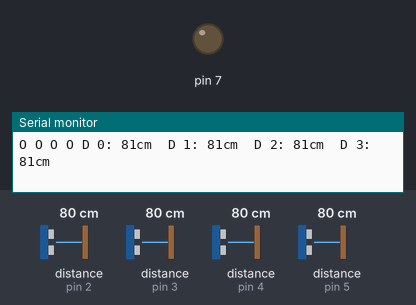
A sketch run on a simulated Arduino Uno, built with avr-gcc and run on an emulated ATmega328P. Parts: output pins drawn as LEDs (lit = HIGH), the last lines printed to the serial monitor. Dashed ring = blinking. The test bench sets the inputs (shaded band); at power-on: distance to the obstacle (sensors on pin 2, pin 3, pin 4, pin 5) 80 cm. The echo pulse lasts 58.3 µs per cm; pins used as bus, display or sensor lines are not drawn.

Above: at 1.2 s.
1.3 s: distance to the obstacle (sensor on pin 2) set to 11 cm
4.3 s: distance to the obstacle (sensor on pin 2) set to 8 cm
At 4.79 s:
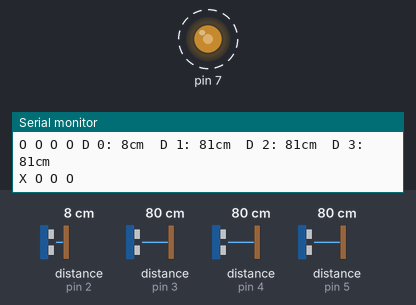
7.3 s: distance to the obstacle (sensor on pin 3) set to 11 cm
10.3 s: distance to the obstacle (sensor on pin 3) set to 8 cm
13.3 s: distance to the obstacle (sensor on pin 4) set to 11 cm
16.3 s: distance to the obstacle (sensor on pin 4) set to 8 cm
Timing chart, 0 to 20.3 s (numbered marks = the images above; inputs shaded):
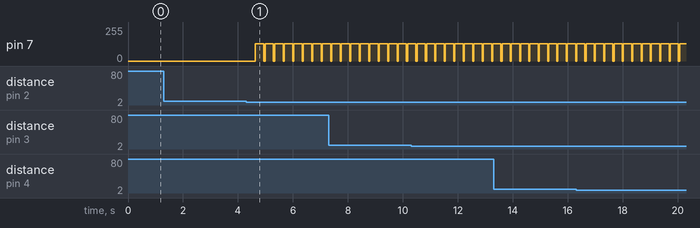

The sketch:

Smart_Walker_Final.ino
```cpp
#include <NewPing.h>

#define trig0 2
#define echo0 2

#define trig1 5
#define echo1 5

#define trig2 4
#define echo2 4

#define trig3 3
#define echo3 3


#define maxD 400

  NewPing sensor0(trig0, echo0, maxD);
  NewPing sensor1(trig1, echo1, maxD);
  NewPing sensor2(trig2, echo2, maxD);
  NewPing sensor3(trig3, echo3, maxD);

float distance0, distance1, distance2, distance3;

void myTone(byte pin, uint16_t frequency, uint16_t duration)
{ // input parameters: Arduino pin number, frequency in Hz, duration in milliseconds
  unsigned long startTime=millis();
  unsigned long halfPeriod= 1000000L/frequency/2;
  pinMode(pin,OUTPUT);
  while (millis()-startTime< duration)
  {
    digitalWrite(pin,HIGH);
    delayMicroseconds(halfPeriod);
    digitalWrite(pin,LOW);
    delayMicroseconds(halfPeriod);
  }
  pinMode(pin,INPUT);
}


void setup() {
  pinMode(2, OUTPUT);
  pinMode(3, OUTPUT);
  pinMode(4, OUTPUT);
  pinMode(5, OUTPUT);
  Serial.begin(115200);
}

void loop() {
  distance0 = sensor0.ping_cm();
  delay(20);

  distance1 = sensor1.ping_cm();
  delay(20);

  distance2 = sensor2.ping_cm();
  delay(20);

  distance3 = sensor3.ping_cm();
  delay(20);

  Serial.print("D 0: " + String(int(distance0)) + "cm  ");
  Serial.print("D 1: " + String(int(distance1)) + "cm  ");
  Serial.print("D 2: " + String(int(distance2)) + "cm  ");
  Serial.print("D 3: " + String(int(distance3)) + "cm  ");
  Serial.println();

  if(distance0 < 10){
    digitalWrite(2, HIGH);
    Serial.print("X ");
  }
  else{
    digitalWrite(2, LOW);
    Serial.print("O ");
  }
   if(distance1 < 10){
    digitalWrite(3, HIGH);
    Serial.print("X ");
  }
  else{
    digitalWrite(3, LOW);
    Serial.print("O ");
  }
   if(distance2 < 10){
    digitalWrite(4, HIGH);
    Serial.print("X ");
  }
  else{
    digitalWrite(4, LOW);
    Serial.print("O ");
  }
   if(distance3 < 10){
    digitalWrite(5, HIGH);
    Serial.print("X ");
  }
  else{
    digitalWrite(5, LOW);
    Serial.print("O ");
  }
  if((distance1<10 || distance2< 10) || (distance3<10 || distance0<10)){
    myTone(7,1070, 100);
  }
  delay(150);
}
```

Measured:
- the behaviour switches between 10 and 9 cm on distance to the obstacle (sensor on pin 2) (found by bisection; images 0 and 1)
- after the input at 4.3 s, pin 7: alternates 128/255 for 0.31 s and 0/255 for 0.04 s, starting after 0.34 s
